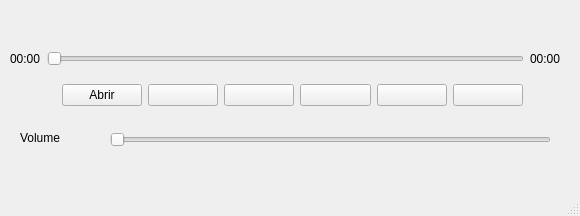
<?xml version="1.0" encoding="UTF-8"?>
<ui version="4.0">
 <class>MediaPlayer</class>
 <widget class="QMainWindow" name="MediaPlayer">
  <property name="enabled">
   <bool>true</bool>
  </property>
  <property name="geometry">
   <rect>
    <x>0</x>
    <y>0</y>
    <width>580</width>
    <height>216</height>
   </rect>
  </property>
  <property name="windowTitle">
   <string>MainWindow</string>
  </property>
  <widget class="QWidget" name="centralwidget">
   <widget class="QSlider" name="horizontalSlider_2">
    <property name="geometry">
     <rect>
      <x>110</x>
      <y>130</y>
      <width>441</width>
      <height>20</height>
     </rect>
    </property>
    <property name="orientation">
     <enum>Qt::Orientation::Horizontal</enum>
    </property>
   </widget>
   <widget class="QLabel" name="label_volume">
    <property name="geometry">
     <rect>
      <x>20</x>
      <y>130</y>
      <width>51</width>
      <height>16</height>
     </rect>
    </property>
    <property name="text">
     <string>Volume</string>
    </property>
   </widget>
   <widget class="QWidget" name="">
    <property name="geometry">
     <rect>
      <x>10</x>
      <y>50</y>
      <width>551</width>
      <height>18</height>
     </rect>
    </property>
    <layout class="QHBoxLayout" name="horizontalLayout">
     <item>
      <widget class="QLabel" name="label_tempo_atual">
       <property name="text">
        <string>00:00</string>
       </property>
      </widget>
     </item>
     <item>
      <widget class="QSlider" name="horizontalSlider">
       <property name="orientation">
        <enum>Qt::Orientation::Horizontal</enum>
       </property>
      </widget>
     </item>
     <item>
      <widget class="QLabel" name="label_tempo_total">
       <property name="text">
        <string>00:00</string>
       </property>
      </widget>
     </item>
    </layout>
   </widget>
   <widget class="QWidget" name="">
    <property name="geometry">
     <rect>
      <x>62</x>
      <y>80</y>
      <width>461</width>
      <height>31</height>
     </rect>
    </property>
    <layout class="QHBoxLayout" name="horizontalLayout_2">
     <item>
      <widget class="QPushButton" name="btn_abrir">
       <property name="text">
        <string>Abrir</string>
       </property>
      </widget>
     </item>
     <item>
      <widget class="QPushButton" name="btn_retroceder">
       <property name="text">
        <string/>
       </property>
       <property name="icon">
        <iconset theme="QIcon::ThemeIcon::MediaSeekBackward"/>
       </property>
      </widget>
     </item>
     <item>
      <widget class="QPushButton" name="btn_play">
       <property name="text">
        <string/>
       </property>
       <property name="icon">
        <iconset theme="QIcon::ThemeIcon::MediaPlaybackStart"/>
       </property>
      </widget>
     </item>
     <item>
      <widget class="QPushButton" name="btn_pause">
       <property name="text">
        <string/>
       </property>
       <property name="icon">
        <iconset theme="QIcon::ThemeIcon::MediaPlaybackPause"/>
       </property>
      </widget>
     </item>
     <item>
      <widget class="QPushButton" name="btn_parar">
       <property name="text">
        <string/>
       </property>
       <property name="icon">
        <iconset theme="QIcon::ThemeIcon::MediaPlaybackStop"/>
       </property>
      </widget>
     </item>
     <item>
      <widget class="QPushButton" name="btn_avancar">
       <property name="text">
        <string/>
       </property>
       <property name="icon">
        <iconset theme="QIcon::ThemeIcon::MediaSeekForward"/>
       </property>
      </widget>
     </item>
    </layout>
   </widget>
  </widget>
  <widget class="QMenuBar" name="menubar">
   <property name="geometry">
    <rect>
     <x>0</x>
     <y>0</y>
     <width>580</width>
     <height>33</height>
    </rect>
   </property>
  </widget>
  <widget class="QStatusBar" name="statusbar"/>
 </widget>
 <resources/>
 <connections/>
</ui>
